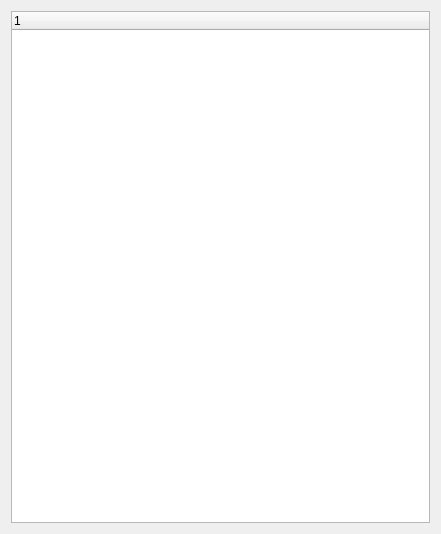
<?xml version="1.0" encoding="UTF-8"?>
<ui version="4.0">
 <class>TreeForm</class>
 <widget class="QWidget" name="TreeForm">
  <property name="geometry">
   <rect>
    <x>0</x>
    <y>0</y>
    <width>441</width>
    <height>534</height>
   </rect>
  </property>
  <property name="windowTitle">
   <string>Form</string>
  </property>
  <layout class="QGridLayout" name="gridLayout">
   <item row="0" column="0">
    <widget class="QTreeWidget" name="treeWidget">
     <column>
      <property name="text">
       <string notr="true">1</string>
      </property>
     </column>
    </widget>
   </item>
  </layout>
 </widget>
 <resources/>
 <connections/>
</ui>
